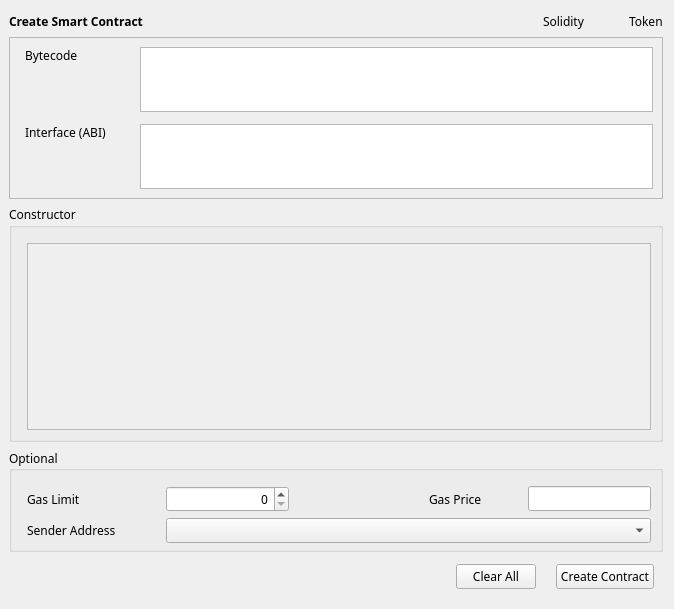
<?xml version="1.0" encoding="UTF-8"?>
<ui version="4.0">
 <class>CreateContract</class>
 <widget class="QWidget" name="CreateContract">
  <property name="geometry">
   <rect>
    <x>0</x>
    <y>0</y>
    <width>674</width>
    <height>609</height>
   </rect>
  </property>
  <property name="windowTitle">
   <string>Form</string>
  </property>
  <layout class="QVBoxLayout" name="verticalLayout_7">
   <property name="leftMargin">
    <number>9</number>
   </property>
   <item>
    <widget class="QStackedWidget" name="stackedWidget">
     <property name="currentIndex">
      <number>0</number>
     </property>
     <widget class="QWidget" name="createContractPage">
      <layout class="QVBoxLayout" name="verticalLayout_8">
       <property name="leftMargin">
        <number>0</number>
       </property>
       <property name="topMargin">
        <number>0</number>
       </property>
       <property name="rightMargin">
        <number>0</number>
       </property>
       <property name="bottomMargin">
        <number>0</number>
       </property>
       <item>
        <layout class="QHBoxLayout" name="horizontalLayout">
         <property name="leftMargin">
          <number>0</number>
         </property>
         <item>
          <widget class="QLabel" name="labelTitle">
           <property name="font">
            <font>
             <family>微软雅黑</family>
             <weight>75</weight>
             <bold>true</bold>
            </font>
           </property>
           <property name="text">
            <string>Create Smart Contract</string>
           </property>
          </widget>
         </item>
         <item>
          <spacer name="horizontalSpacer_4">
           <property name="orientation">
            <enum>Qt::Horizontal</enum>
           </property>
           <property name="sizeHint" stdset="0">
            <size>
             <width>40</width>
             <height>20</height>
            </size>
           </property>
          </spacer>
         </item>
         <item>
          <widget class="QLabel" name="labelSolidity">
           <property name="minimumSize">
            <size>
             <width>80</width>
             <height>0</height>
            </size>
           </property>
           <property name="font">
            <font>
             <family>微软雅黑</family>
            </font>
           </property>
           <property name="text">
            <string>Solidity</string>
           </property>
          </widget>
         </item>
         <item>
          <widget class="QLabel" name="labelToken">
           <property name="font">
            <font>
             <family>微软雅黑</family>
            </font>
           </property>
           <property name="text">
            <string>Token</string>
           </property>
          </widget>
         </item>
        </layout>
       </item>
       <item>
        <widget class="QFrame" name="frameContract">
         <property name="sizePolicy">
          <sizepolicy hsizetype="Preferred" vsizetype="Fixed">
           <horstretch>0</horstretch>
           <verstretch>0</verstretch>
          </sizepolicy>
         </property>
         <property name="frameShape">
          <enum>QFrame::StyledPanel</enum>
         </property>
         <property name="frameShadow">
          <enum>QFrame::Raised</enum>
         </property>
         <layout class="QVBoxLayout" name="verticalLayout_10">
          <property name="leftMargin">
           <number>0</number>
          </property>
          <property name="rightMargin">
           <number>0</number>
          </property>
          <item>
           <layout class="QGridLayout" name="gridLayout">
            <property name="leftMargin">
             <number>15</number>
            </property>
            <property name="rightMargin">
             <number>9</number>
            </property>
            <property name="horizontalSpacing">
             <number>15</number>
            </property>
            <property name="verticalSpacing">
             <number>12</number>
            </property>
            <item row="0" column="1">
             <widget class="QValidatedTextEdit" name="textEditBytecode">
              <property name="sizePolicy">
               <sizepolicy hsizetype="Expanding" vsizetype="Fixed">
                <horstretch>0</horstretch>
                <verstretch>0</verstretch>
               </sizepolicy>
              </property>
              <property name="maximumSize">
               <size>
                <width>16777215</width>
                <height>65</height>
               </size>
              </property>
              <property name="font">
               <font>
                <family>黑体</family>
               </font>
              </property>
              <property name="horizontalScrollBarPolicy">
               <enum>Qt::ScrollBarAlwaysOff</enum>
              </property>
             </widget>
            </item>
            <item row="0" column="0">
             <layout class="QVBoxLayout" name="verticalLayout">
              <item>
               <widget class="QLabel" name="labelBytecode">
                <property name="sizePolicy">
                 <sizepolicy hsizetype="Fixed" vsizetype="Preferred">
                  <horstretch>0</horstretch>
                  <verstretch>0</verstretch>
                 </sizepolicy>
                </property>
                <property name="minimumSize">
                 <size>
                  <width>100</width>
                  <height>0</height>
                 </size>
                </property>
                <property name="font">
                 <font>
                  <family>微软雅黑</family>
                 </font>
                </property>
                <property name="text">
                 <string>Bytecode</string>
                </property>
               </widget>
              </item>
              <item>
               <spacer name="verticalSpacer_2">
                <property name="orientation">
                 <enum>Qt::Vertical</enum>
                </property>
                <property name="sizeHint" stdset="0">
                 <size>
                  <width>20</width>
                  <height>40</height>
                 </size>
                </property>
               </spacer>
              </item>
             </layout>
            </item>
            <item row="1" column="1">
             <widget class="QValidatedTextEdit" name="textEditInterface">
              <property name="sizePolicy">
               <sizepolicy hsizetype="Expanding" vsizetype="Fixed">
                <horstretch>0</horstretch>
                <verstretch>0</verstretch>
               </sizepolicy>
              </property>
              <property name="maximumSize">
               <size>
                <width>16777215</width>
                <height>65</height>
               </size>
              </property>
              <property name="font">
               <font>
                <family>黑体</family>
               </font>
              </property>
              <property name="horizontalScrollBarPolicy">
               <enum>Qt::ScrollBarAlwaysOff</enum>
              </property>
             </widget>
            </item>
            <item row="1" column="0">
             <layout class="QVBoxLayout" name="verticalLayout_3">
              <item>
               <widget class="QLabel" name="labelInterface">
                <property name="sizePolicy">
                 <sizepolicy hsizetype="Fixed" vsizetype="Preferred">
                  <horstretch>0</horstretch>
                  <verstretch>0</verstretch>
                 </sizepolicy>
                </property>
                <property name="minimumSize">
                 <size>
                  <width>100</width>
                  <height>0</height>
                 </size>
                </property>
                <property name="font">
                 <font>
                  <family>微软雅黑</family>
                 </font>
                </property>
                <property name="text">
                 <string>Interface (ABI)</string>
                </property>
               </widget>
              </item>
              <item>
               <spacer name="verticalSpacer">
                <property name="orientation">
                 <enum>Qt::Vertical</enum>
                </property>
                <property name="sizeHint" stdset="0">
                 <size>
                  <width>20</width>
                  <height>40</height>
                 </size>
                </property>
               </spacer>
              </item>
             </layout>
            </item>
           </layout>
          </item>
         </layout>
        </widget>
       </item>
       <item>
        <widget class="QGroupBox" name="groupBoxConstructor">
         <property name="enabled">
          <bool>true</bool>
         </property>
         <property name="font">
          <font>
           <family>微软雅黑</family>
          </font>
         </property>
         <property name="title">
          <string>Constructor</string>
         </property>
         <property name="flat">
          <bool>true</bool>
         </property>
         <layout class="QVBoxLayout" name="verticalLayout_2">
          <property name="leftMargin">
           <number>15</number>
          </property>
          <property name="topMargin">
           <number>15</number>
          </property>
          <item>
           <widget class="QScrollArea" name="scrollAreaConstructor">
            <property name="widgetResizable">
             <bool>true</bool>
            </property>
            <widget class="QWidget" name="scrollAreaWidgetContents">
             <property name="geometry">
              <rect>
               <x>0</x>
               <y>0</y>
               <width>628</width>
               <height>204</height>
              </rect>
             </property>
             <layout class="QVBoxLayout" name="verticalLayout_5"/>
            </widget>
           </widget>
          </item>
         </layout>
        </widget>
       </item>
       <item>
        <widget class="QGroupBox" name="groupBoxOptional">
         <property name="font">
          <font>
           <family>微软雅黑</family>
          </font>
         </property>
         <property name="title">
          <string>Optional</string>
         </property>
         <property name="alignment">
          <set>Qt::AlignLeading|Qt::AlignLeft|Qt::AlignVCenter</set>
         </property>
         <property name="flat">
          <bool>true</bool>
         </property>
         <layout class="QGridLayout" name="gridLayout_2">
          <property name="leftMargin">
           <number>15</number>
          </property>
          <property name="topMargin">
           <number>15</number>
          </property>
          <property name="bottomMargin">
           <number>6</number>
          </property>
          <property name="horizontalSpacing">
           <number>9</number>
          </property>
          <property name="verticalSpacing">
           <number>6</number>
          </property>
          <item row="0" column="4">
           <widget class="BitcoinAmountField" name="lineEditGasPrice"/>
          </item>
          <item row="0" column="1">
           <widget class="QSpinBox" name="lineEditGasLimit">
            <property name="sizePolicy">
             <sizepolicy hsizetype="Expanding" vsizetype="Fixed">
              <horstretch>0</horstretch>
              <verstretch>0</verstretch>
             </sizepolicy>
            </property>
            <property name="alignment">
             <set>Qt::AlignRight|Qt::AlignTrailing|Qt::AlignVCenter</set>
            </property>
           </widget>
          </item>
          <item row="0" column="2">
           <spacer name="horizontalSpacer_5">
            <property name="orientation">
             <enum>Qt::Horizontal</enum>
            </property>
            <property name="sizeType">
             <enum>QSizePolicy::Expanding</enum>
            </property>
            <property name="sizeHint" stdset="0">
             <size>
              <width>60</width>
              <height>20</height>
             </size>
            </property>
           </spacer>
          </item>
          <item row="2" column="1" colspan="4">
           <widget class="AddressField" name="lineEditSenderAddress">
            <property name="minimumSize">
             <size>
              <width>370</width>
              <height>0</height>
             </size>
            </property>
           </widget>
          </item>
          <item row="0" column="0">
           <widget class="QLabel" name="labelGasLimit">
            <property name="sizePolicy">
             <sizepolicy hsizetype="Fixed" vsizetype="Preferred">
              <horstretch>0</horstretch>
              <verstretch>0</verstretch>
             </sizepolicy>
            </property>
            <property name="minimumSize">
             <size>
              <width>130</width>
              <height>0</height>
             </size>
            </property>
            <property name="text">
             <string>Gas Limit</string>
            </property>
           </widget>
          </item>
          <item row="0" column="3">
           <widget class="QLabel" name="labelGasPrice">
            <property name="sizePolicy">
             <sizepolicy hsizetype="Preferred" vsizetype="Preferred">
              <horstretch>0</horstretch>
              <verstretch>0</verstretch>
             </sizepolicy>
            </property>
            <property name="minimumSize">
             <size>
              <width>90</width>
              <height>0</height>
             </size>
            </property>
            <property name="text">
             <string>Gas Price</string>
            </property>
           </widget>
          </item>
          <item row="2" column="0">
           <widget class="QLabel" name="labelSenderAddress">
            <property name="sizePolicy">
             <sizepolicy hsizetype="Fixed" vsizetype="Preferred">
              <horstretch>0</horstretch>
              <verstretch>0</verstretch>
             </sizepolicy>
            </property>
            <property name="minimumSize">
             <size>
              <width>130</width>
              <height>0</height>
             </size>
            </property>
            <property name="text">
             <string>Sender Address</string>
            </property>
           </widget>
          </item>
         </layout>
        </widget>
       </item>
      </layout>
     </widget>
    </widget>
   </item>
   <item>
    <layout class="QHBoxLayout" name="horizontalLayout_3">
     <property name="leftMargin">
      <number>9</number>
     </property>
     <property name="topMargin">
      <number>6</number>
     </property>
     <property name="rightMargin">
      <number>9</number>
     </property>
     <property name="bottomMargin">
      <number>9</number>
     </property>
     <item>
      <spacer name="horizontalSpacer">
       <property name="orientation">
        <enum>Qt::Horizontal</enum>
       </property>
       <property name="sizeType">
        <enum>QSizePolicy::Expanding</enum>
       </property>
       <property name="sizeHint" stdset="0">
        <size>
         <width>40</width>
         <height>20</height>
        </size>
       </property>
      </spacer>
     </item>
     <item>
      <widget class="QPushButton" name="pushButtonClearAll">
       <property name="font">
        <font>
         <family>微软雅黑</family>
        </font>
       </property>
       <property name="text">
        <string>Clear All</string>
       </property>
      </widget>
     </item>
     <item>
      <spacer name="horizontalSpacer_3">
       <property name="orientation">
        <enum>Qt::Horizontal</enum>
       </property>
       <property name="sizeType">
        <enum>QSizePolicy::Fixed</enum>
       </property>
       <property name="sizeHint" stdset="0">
        <size>
         <width>14</width>
         <height>20</height>
        </size>
       </property>
      </spacer>
     </item>
     <item>
      <widget class="QPushButton" name="pushButtonCreateContract">
       <property name="font">
        <font>
         <family>微软雅黑</family>
        </font>
       </property>
       <property name="text">
        <string>Create Contract</string>
       </property>
      </widget>
     </item>
    </layout>
   </item>
  </layout>
 </widget>
 <customwidgets>
  <customwidget>
   <class>BitcoinAmountField</class>
   <extends>QLineEdit</extends>
   <header>bitcoinamountfield.h</header>
   <container>1</container>
  </customwidget>
  <customwidget>
   <class>QValidatedTextEdit</class>
   <extends>QTextEdit</extends>
   <header>qvalidatedtextedit.h</header>
  </customwidget>
  <customwidget>
   <class>AddressField</class>
   <extends>QComboBox</extends>
   <header>addressfield.h</header>
  </customwidget>
 </customwidgets>
 <resources/>
 <connections/>
</ui>
